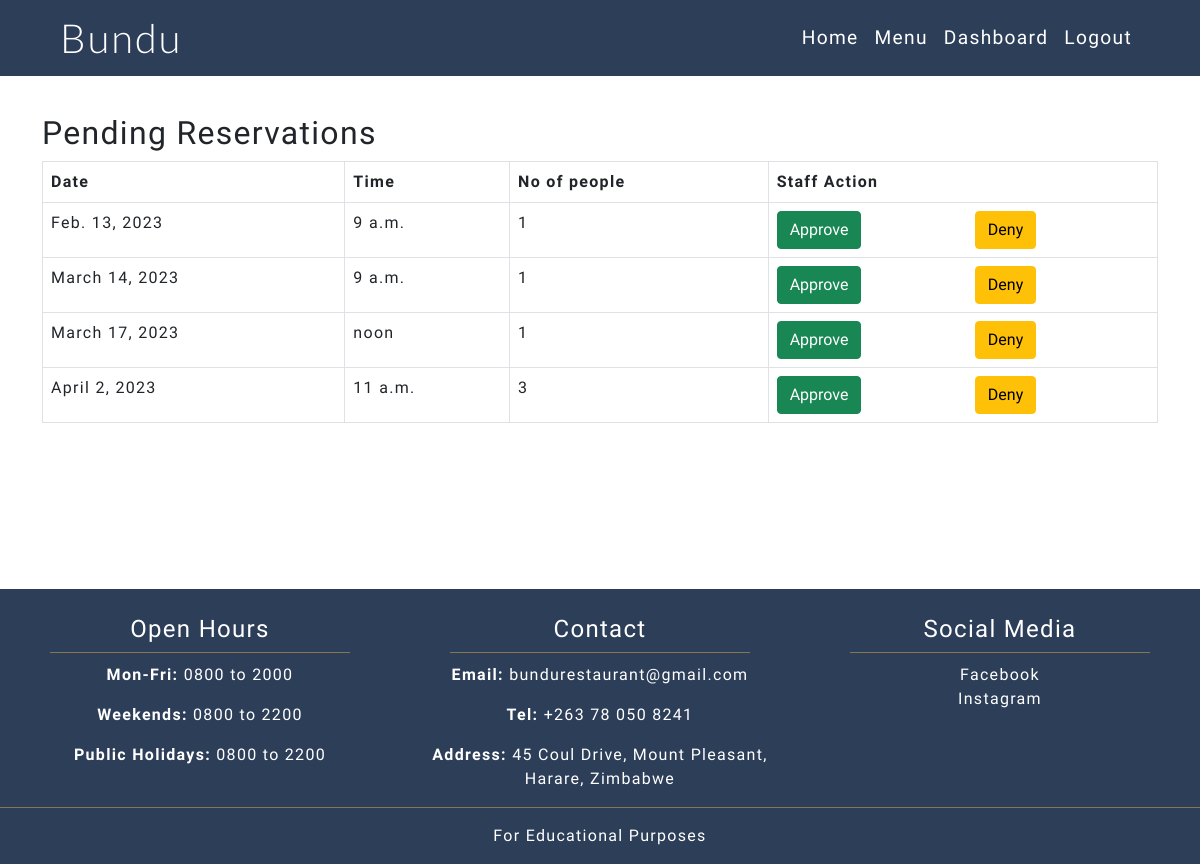
Screenshot of /staff/reservations/pending/ (signed in) with the database file from the repository.
### reservations/models.py (models this page shows, shortened)
class Reservation(models.Model):
    user = models.ForeignKey(User, on_delete=models.CASCADE)
    first_name = models.CharField(max_length=35, null=False, blank=False)
    last_name = models.CharField(max_length=35, null=False, blank=False)
    email = models.EmailField(null=False, blank=False)
    phone_number = models.CharField(blank=True, null=True, max_length=15)
    no_of_people = models.IntegerField(choices=no_of_people_choices, default=1)
    date = models.DateField()
    time = models.TimeField(choices=reservation_times)
    date_of_request = models.DateTimeField(auto_now_add=True)
    status = models.CharField(max_length=8, choices=STATUS, default="pending")

### staff/views.py (the view)
def reservation_list(request, status):
    if request.user.is_staff:
        if status == 'pending':
            reservation_list = Reservation.objects.filter(
                                                    status='pending'
                                                    ).order_by(
                                                        'date_of_request'
                                                        )
        elif status == 'approved':
            reservation_list = Reservation.objects.filter(
                                                    status='approved'
                                                    ).order_by('date')
        elif status == 'denied':
            reservation_list = Reservation.objects.filter(
                                                    status='denied'
                                                    ).order_by('date')
        context = {
            'reservation_list': reservation_list,
            'status': status,
            }
        return render(request, 'reservations_list.html', context)
    else:
        messages.warning(request, ("You are not authorized to view this page"))
        return redirect('home')

### staff/templates/reservations_list.html (shortened to what this page needs)
{% extends 'base.html' %}
{% block content %}
<h1>Staff reservation Approval</h1>
<div class="container fill-screen below-nav">
    <h2 class="text-capitalize">{{ status }} Reservations</h2>
    {% if reservation_list %}
    <table class="table tabel-striped table-hover table-bordered">
        <thead>
          <tr>
            <th scope="col">Date</th>
            <th scope="col">Time</th>
            <th scope="col">No of people</th>
            {% if status == 'pending' %}
            <th scope="col">Staff Action</th>
            {% endif %}
          </tr>
        </thead>
        <tbody>
            {% for reservation in reservation_list %}
            <tr>
                <td>{{reservation.date}}</td>
                <td>{{reservation.time}}</td>
                <td>{{reservation.no_of_people}}</td>
                {% if status == 'pending' %}
                <td>
                  <div class="row">
                    <div class="col-md-6">
                      <form action="{% url 'approve_reservation' reservation.id %}" method="POST">
                        <button class="btn btn-success" type="submit">Approve</button>
                      </form>
                    </div>
                    <div class="col-md-6">
                      <form action="{% url 'deny_reservation' reservation.id %}" method="POST">
                        <button class="btn btn-warning" type="submit">Deny</button>
                      </form>
                    </div>
                  </div>
                </td>
                {% endif %}
            </tr>
            {% endfor %}
        </tbody>
      </table>
    {% else %}
    <p>There are no {{ status }} reservations at the moment.</p>
    {% endif %}
</div>
{% endblock %}

### static/css/style.css (style rules this page uses)
body { font-family: "PT Sans", "sans-serif"; letter-spacing: 1.3px; }
h1 { font-size: 2rem;; }
.fill-screen { min-height: calc(100vh - 325px); }
.below-nav { margin-top: 76px; }

### rows the page displays
Reservation: date "Feb. 13, 2023", time "9 a.m.", no_of_people "1"
Reservation: date "March 14, 2023", time "9 a.m.", no_of_people "1"
Reservation: date "March 17, 2023", time "noon", no_of_people "1"
Reservation: date "April 2, 2023", time "11 a.m.", no_of_people "3"

### other values shown
{{ status }} "Pending"
